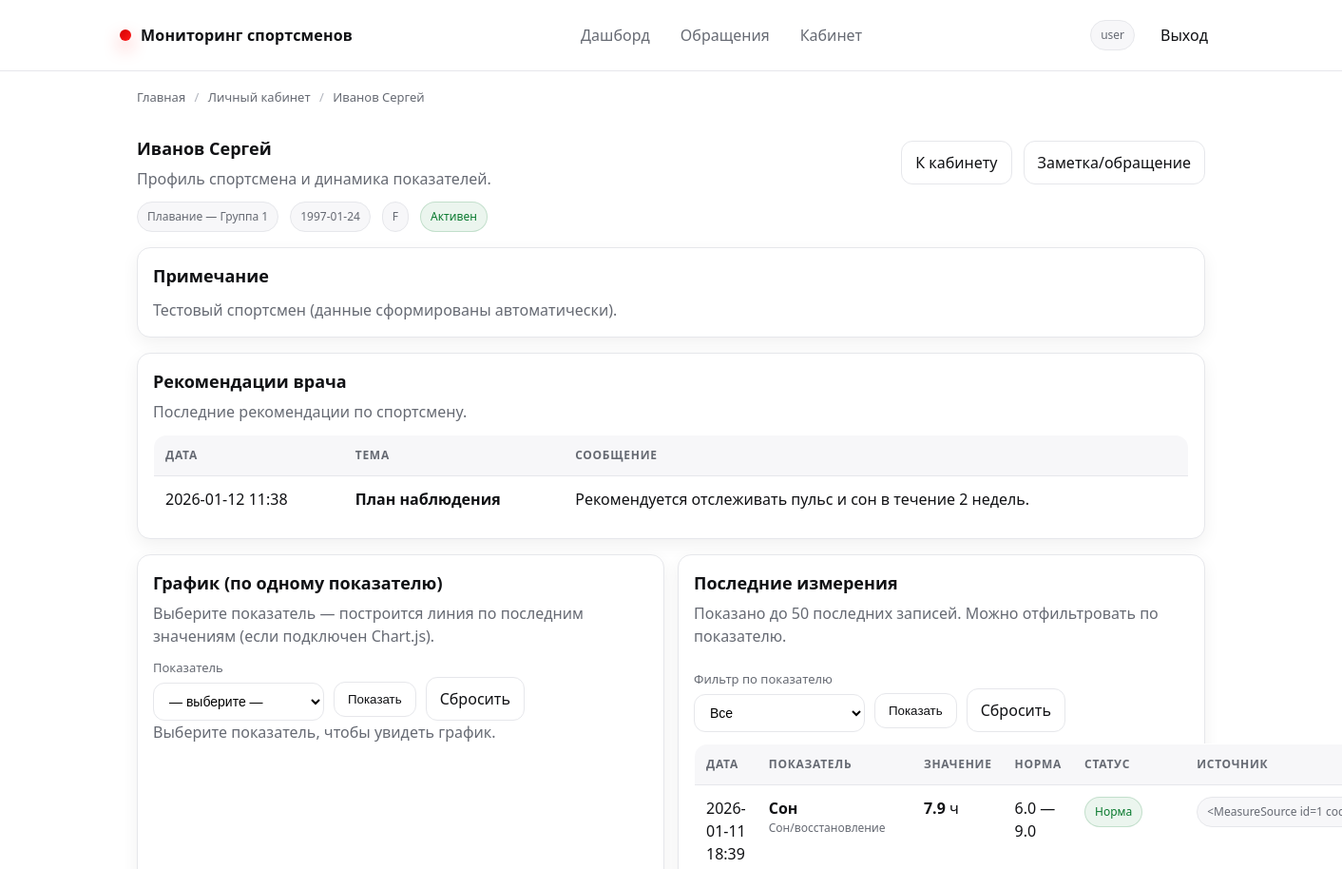
Page /products/1 (signed in, upper part) on the earlier database version.
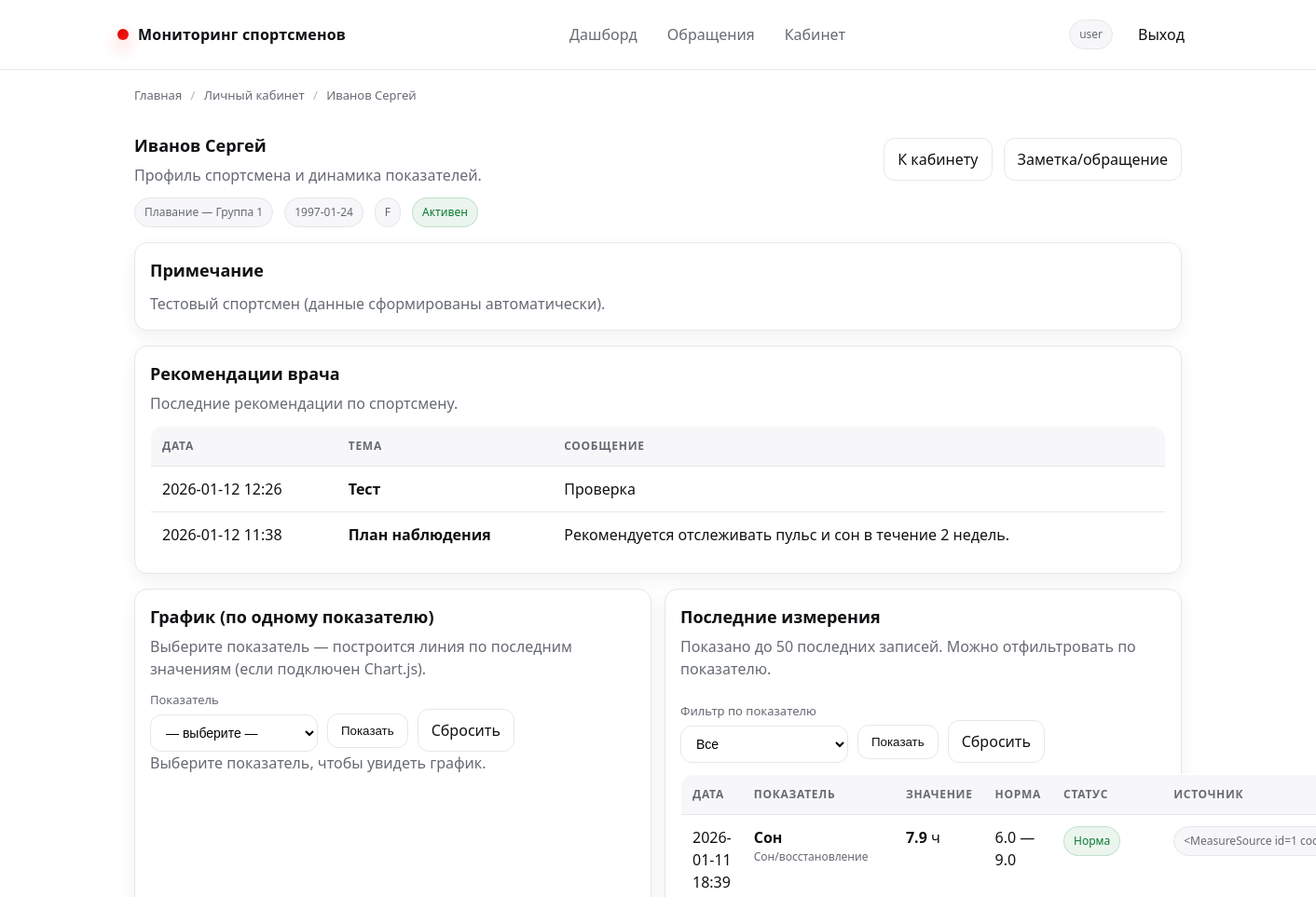
Same page on the later database version.
### app/models.py (models this page shows, shortened)
class Athlete(db.Model):
    __tablename__ = "athletes"
    id = db.Column(db.Integer, primary_key=True)
    user_id = db.Column(db.Integer, db.ForeignKey("users.id"), nullable=True, unique=True, index=True)
    user = db.relationship("User", back_populates="athlete", lazy="select")
    full_name = db.Column(db.String(180), nullable=False, index=True)
    birth_date = db.Column(db.Date, nullable=True)
    gender = db.Column(db.String(16), nullable=True)  # "M"/"F"/etc
    team_id = db.Column(db.Integer, db.ForeignKey("teams.id"), nullable=True, index=True)
    team = db.relationship("Team", back_populates="athletes", lazy="select")
    notes = db.Column(db.Text, nullable=True)
    created_at = db.Column(db.DateTime, nullable=False, default=datetime.utcnow)
    is_active = db.Column(db.Boolean, nullable=False, default=True)
    measurements = db.relationship(
        "Measurement",
        back_populates="athlete",
        cascade="all, delete-orphan",
        lazy="select",
    )
    feedback = db.relationship(
        "Feedback",
        back_populates="athlete",
        lazy="select",
    )
    norms = db.relationship(
        "AthleteIndicatorNorm",
        back_populates="athlete",
        cascade="all, delete-orphan",
        lazy="select",
    )

class Feedback(db.Model):
    __tablename__ = "feedback"
    id = db.Column(db.Integer, primary_key=True)
    athlete_id = db.Column(db.Integer, db.ForeignKey("athletes.id"), nullable=True, index=True)
    author_id = db.Column(db.Integer, db.ForeignKey("users.id"), nullable=True, index=True)
    kind = db.Column(db.String(32), nullable=False, default=FEEDBACK_KIND_NOTE, index=True)
    status = db.Column(db.String(32), nullable=False, default=ALERT_STATUS_OPEN, index=True)  # open/closed
    title = db.Column(db.String(160), nullable=False)
    message = db.Column(db.Text, nullable=False)
    created_at = db.Column(db.DateTime, nullable=False, default=datetime.utcnow, index=True)
    closed_at = db.Column(db.DateTime, nullable=True)
    athlete = db.relationship("Athlete", back_populates="feedback", lazy="select")
    author = db.relationship("User", back_populates="feedback_created", lazy="select")

class Measurement(db.Model):
    __tablename__ = "measurements"
    id = db.Column(db.Integer, primary_key=True)
    athlete_id = db.Column(db.Integer, db.ForeignKey("athletes.id"), nullable=False, index=True)
    indicator_id = db.Column(db.Integer, db.ForeignKey("indicators.id"), nullable=False, index=True)
    measured_at = db.Column(db.DateTime, nullable=False, default=datetime.utcnow, index=True)
    value = db.Column(db.Float, nullable=False)
    source_id = db.Column(db.Integer, db.ForeignKey("measure_sources.id"), nullable=True, index=True)
    source = db.relationship("MeasureSource", back_populates="measurements", lazy="select")
    created_by_id = db.Column(db.Integer, db.ForeignKey("users.id"), nullable=True, index=True)
    created_at = db.Column(db.DateTime, nullable=False, default=datetime.utcnow)
    comment = db.Column(db.String(255), nullable=True)
    athlete = db.relationship("Athlete", back_populates="measurements", lazy="select")
    indicator = db.relationship("Indicator", back_populates="measurements", lazy="select")
    created_by = db.relationship("User", back_populates="measurements_created", lazy="select")
    alert = db.relationship(
        "Alert",
        back_populates="measurement",
        uselist=False,
        cascade="all, delete-orphan",
        lazy="select",
    )

class Indicator(db.Model):
    __tablename__ = "indicators"
    id = db.Column(db.Integer, primary_key=True)
    name = db.Column(db.String(120), nullable=False, index=True)
    unit = db.Column(db.String(32), nullable=True)
    category_id = db.Column(db.Integer, db.ForeignKey("indicator_categories.id"), nullable=True, index=True)
    category = db.relationship("IndicatorCategory", back_populates="indicators", lazy="select")
    norm_min = db.Column(db.Float, nullable=True)
    norm_max = db.Column(db.Float, nullable=True)
    is_active = db.Column(db.Boolean, nullable=False, default=True)
    created_at = db.Column(db.DateTime, nullable=False, default=datetime.utcnow)
    measurements = db.relationship(
        "Measurement",
        back_populates="indicator",
        cascade="all, delete-orphan",
        lazy="select",
    )
    norms = db.relationship(
        "AthleteIndicatorNorm",
        back_populates="indicator",
        lazy="select",
    )

class IndicatorCategory(db.Model):
    __tablename__ = "indicator_categories"
    id = db.Column(db.Integer, primary_key=True)
    name = db.Column(db.String(120), unique=True, nullable=False, index=True)
    parent_id = db.Column(db.Integer, db.ForeignKey("indicator_categories.id"), nullable=True)
    parent = db.relationship("IndicatorCategory", remote_side=[id], backref="children")
    created_at = db.Column(db.DateTime, nullable=False, default=datetime.utcnow)
    indicators = db.relationship("Indicator", back_populates="category", lazy="select")

class MeasureSource(db.Model):
    __tablename__ = "measure_sources"
    id = db.Column(db.Integer, primary_key=True)
    name = db.Column(db.String(120), nullable=False)
    code = db.Column(db.String(32), unique=True, nullable=False, index=True)  # manual/csv/device/1c
    is_active = db.Column(db.Boolean, nullable=False, default=True)
    created_at = db.Column(db.DateTime, nullable=False, default=datetime.utcnow)
    measurements = db.relationship("Measurement", back_populates="source", lazy="select")
    def __repr__(self) -> str:
        return f"<MeasureSource id={self.id} code={self.code!r}>"

### app/routes.py (the view)
@bp.get("/products/<int:athlete_id>")
@login_required
def product(athlete_id: int):
    athlete = Athlete.query.get_or_404(athlete_id)
    if is_user(current_user):
        athlete_profile = getattr(current_user, "athlete", None)
        if not athlete_profile or athlete_profile.id != athlete.id:
            abort(403)
    elif is_coach(current_user):
        team_ids = get_coach_team_ids(current_user)
        if team_ids and athlete.team_id not in team_ids:
            abort(403)
    elif not is_staff(current_user):
        abort(403)
    last_measurements = (
        Measurement.query
        .filter_by(athlete_id=athlete.id)
        .join(Measurement.indicator)
        .order_by(Measurement.measured_at.desc())
        .limit(50)
        .all()
    )
    indicators = Indicator.query.filter_by(is_active=True).order_by(Indicator.name.asc()).all()
    selected_indicator_id = request.args.get("indicator_id", type=int)
    doctor_recommendations = (
        Feedback.query
        .join(Feedback.author)
        .filter(Feedback.athlete_id == athlete.id)
        .filter(User.role == ROLE_DOCTOR)
        .order_by(Feedback.created_at.desc())
        .limit(10)
        .all()
    )
    if is_user(current_user):
        bc = crumbs(
            ("Главная", url_for("routes.index")),
            ("Личный кабинет", url_for("cabinet.cabinet_home")),
            (athlete.full_name, ""),
        )
    else:
        bc = crumbs(
            ("Главная", url_for("routes.index")),
            ("Журнал измерений", url_for("routes.catalog")),
            (athlete.full_name, ""),
        )
    return render_template(
        "athlete.html",  # было: product.html
        breadcrumbs=bc,
        athlete=athlete,
        last_measurements=last_measurements,
        indicators=indicators,
        selected_indicator_id=selected_indicator_id,
        doctor_recommendations=doctor_recommendations,
    )

### app/__init__.py (called while the page is built)
@login_manager.user_loader
def load_user(user_id: str):
    try:
        return db.session.get(User, int(user_id))
    except Exception:
        return None

### app/models.py (called while the page is built)
    def has_role(self, *roles: str) -> bool:
        return self.role in roles

### app/permissions.py (called while the page is built)
def _is_active_user(user: Optional[User]) -> bool:
    return bool(user and getattr(user, "is_authenticated", False) and getattr(user, "is_active", True))

def has_role(user: Optional[User], *roles: str) -> bool:
    if not _is_active_user(user):
        return False
    return bool(getattr(user, "has_role", lambda *_: False)(*roles))

def is_admin(user: Optional[User]) -> bool:
    return has_role(user, ROLE_ADMIN)

def is_doctor(user: Optional[User]) -> bool:
    return has_role(user, ROLE_DOCTOR)

def is_coach(user: Optional[User]) -> bool:
    return has_role(user, ROLE_COACH)

def is_operator(user: Optional[User]) -> bool:
    return has_role(user, ROLE_OPERATOR)

def is_user(user: Optional[User]) -> bool:
    return has_role(user, ROLE_USER)

def is_staff(user: Optional[User]) -> bool:
    return has_role(user, ROLE_ADMIN, ROLE_DOCTOR, ROLE_COACH, ROLE_OPERATOR)

### app/templates/athlete.html (shortened to what the changed rows need)
{% extends "base.html" %}
{% block content %}
  <div class="row space-between">
    <div>
      <h1 class="card__title" style="margin:0;">{{ athlete.full_name }}</h1>
      <p class="card__subtitle" style="margin:6px 0 0;">
        Профиль спортсмена и динамика показателей.
      </p>
    </div>
  </div>
  <div class="row mt-12">
    <span class="badge" data-tip="Команда/группа">{{ athlete.team.name if athlete.team else "Команда: —" }}</span>
    {% if athlete.birth_date %}
      <span class="badge" data-tip="Дата рождения">{{ athlete.birth_date.strftime('%Y-%m-%d') }}</span>
    {% endif %}
    {% if athlete.gender %}
      <span class="badge" data-tip="Пол">{{ athlete.gender }}</span>
    {% endif %}
    {% if athlete.is_active %}
      <span class="badge badge--ok">Активен</span>
    {% else %}
      <span class="badge badge--warn">Неактивен</span>
    {% endif %}
  </div>
  {% if athlete.notes %}
    <div class="card mt-16">
      <div class="card__body">
        <h2 class="card__title">Примечание</h2>
        <p class="card__subtitle" style="margin-top:10px;">{{ athlete.notes }}</p>
      </div>
    </div>
  {% endif %}
  <div class="card mt-16">
    <div class="card__body">
      <h2 class="card__title">Рекомендации врача</h2>
      {% if doctor_recommendations and doctor_recommendations|length > 0 %}
        <table class="table mt-12">
          <thead>
            <tr>
              <th>Дата</th>
              <th>Тема</th>
              <th>Сообщение</th>
            </tr>
          </thead>
          <tbody>
            {% for r in doctor_recommendations %}
              <tr>
                <td>{{ r.created_at.strftime('%Y-%m-%d %H:%M') }}</td>
                <td><b>{{ r.title }}</b></td>
                <td>{{ r.message }}</td>
              </tr>
            {% endfor %}
          </tbody>
        </table>
      {% else %}
        <p class="mt-12" style="margin:0; color: var(--muted);">Рекомендаций пока нет.</p>
      {% endif %}
    </div>
  </div>
  <div class="grid grid--2 mt-16">
    <div class="card">
      <div class="card__body">
        <h2 class="card__title">График (по одному показателю)</h2>
      </div>
    </div>
    <div class="card">
      <div class="card__body">
        <div class="row space-between">
          <div>
            <h2 class="card__title">Последние измерения</h2>
          </div>
        </div>
        {% set shown = 0 %}
        <table class="table mt-12">
          <thead>
            <tr>
              <th>Дата</th>
              <th>Показатель</th>
              <th>Значение</th>
              <th>Норма</th>
              <th>Статус</th>
              <th>Источник</th>
            </tr>
          </thead>
          <tbody>
            {% for m in last_measurements %}
              {% if (not selected_indicator_id) or (m.indicator_id == selected_indicator_id) %}
                {% set nmin = m.indicator.norm_min %}
                {% set nmax = m.indicator.norm_max %}
                {% set is_bad = ((nmin is not none and m.value < nmin) or (nmax is not none and m.value > nmax)) %}
                <tr>
                  <td>{{ m.measured_at.strftime('%Y-%m-%d %H:%M') }}</td>
                  <td>
                    <b>{{ m.indicator.name }}</b>
                    <div style="color:var(--muted); font-size:12px;">
                      {{ m.indicator.category.name if m.indicator.category else "—" }}
                    </div>
                  </td>
                  <td><b>{{ m.value }}</b> {{ m.indicator.unit or "" }}</td>
                  <td>
                    {% if nmin is not none or nmax is not none %}
                      {{ nmin if nmin is not none else "—" }} — {{ nmax if nmax is not none else "—" }}
                    {% else %}
                      —
                    {% endif %}
                  </td>
                  <td>
                    {% if is_bad %}
                      <span class="badge badge--bad">Отклонение</span>
                    {% else %}
                      <span class="badge badge--ok">Норма</span>
                    {% endif %}
                  </td>
                  <td>
                    <span class="badge">{{ m.source or "—" }}</span>
                  </td>
                </tr>
              {% endif %}
            {% endfor %}
          </tbody>
        </table>
      </div>
    </div>
  </div>
{% endblock %}

### app/templates/partials/_breadcrumbs.html
{% if breadcrumbs %}
  <div class="breadcrumbs">
    <div class="container">
      {% for item in breadcrumbs %}
        {% if item.url %}
          <a href="{{ item.url }}">{{ item.title }}</a>
        {% else %}
          <span>{{ item.title }}</span>
        {% endif %}
        {% if not loop.last %}
          <span class="breadcrumbs__sep">/</span>
        {% endif %}
      {% endfor %}
    </div>
  </div>
{% endif %}

Differences in the rows shown:
added Feedback: created_at "2026-01-12 12:26", title "Тест", message "Проверка"
